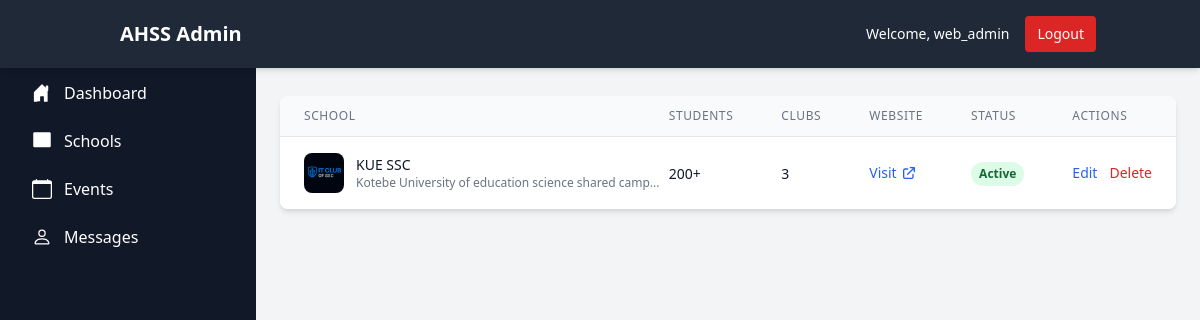
Page /admin/schools (signed in) on the committed database.
### tables this page shows
CREATE TABLE schools
                (id INTEGER PRIMARY KEY AUTOINCREMENT,
                name TEXT NOT NULL,
                description TEXT NOT NULL,
                logo_filename TEXT,
                website_link TEXT,
                students_count INTEGER DEFAULT 0,
                active_clubs INTEGER DEFAULT 0,
                is_active BOOLEAN DEFAULT 1,
                created_at TIMESTAMP DEFAULT CURRENT_TIMESTAMP,
                updated_at TIMESTAMP DEFAULT CURRENT_TIMESTAMP);

### app.py (the view)
@app.route('/admin/schools')
@admin_required
def admin_schools():
    conn = get_db_connection()
    schools = conn.execute('SELECT * FROM schools ORDER BY created_at DESC').fetchall()
    conn.close()
    return render_template('admin/schools.html', schools=schools)

### app.py (called while the page is built)
def get_db_connection():
    conn = sqlite3.connect('site.db')
    conn.row_factory = sqlite3.Row
    return conn

def admin_required(f):
    @wraps(f)
    def decorated_function(*args, **kwargs):
        if 'admin_logged_in' not in session:
            return redirect(url_for('admin_login'))
        return f(*args, **kwargs)
    return decorated_function

### templates/admin/schools.html (shortened to what this page needs)
<!DOCTYPE html>
<html lang="en">
<head>
    <script src="https://cdn.tailwindcss.com"></script>
</head>
<body class="bg-gray-100">
    {% include 'admin/include/header.html' %}
    <div class="flex">
        {% include 'admin/include/sidebar.html' %}
        <main class="lg:ml-64 flex-1 p-6">
            <div class="max-w-7xl mx-auto">
                <div class="flex justify-between items-center mb-8">
                    <h1 class="text-3xl font-bold text-gray-800">Manage Schools</h1>
                    <a href="{{ url_for('new_school') }}"
                       class="bg-blue-600 hover:bg-blue-700 text-white px-4 py-2 rounded-lg font-medium transition duration-200">
                    </a>
                </div>
                <div class="bg-white rounded-lg shadow-md overflow-hidden">
                    <div class="overflow-x-auto">
                        <table class="min-w-full divide-y divide-gray-200">
                            <thead class="bg-gray-50">
                                <tr>
                                    <th class="px-6 py-3 text-left text-xs font-medium text-gray-500 uppercase tracking-wider">School</th>
                                    <th class="px-6 py-3 text-left text-xs font-medium text-gray-500 uppercase tracking-wider">Students</th>
                                    <th class="px-6 py-3 text-left text-xs font-medium text-gray-500 uppercase tracking-wider">Clubs</th>
                                    <th class="px-6 py-3 text-left text-xs font-medium text-gray-500 uppercase tracking-wider">Website</th>
                                    <th class="px-6 py-3 text-left text-xs font-medium text-gray-500 uppercase tracking-wider">Status</th>
                                    <th class="px-6 py-3 text-left text-xs font-medium text-gray-500 uppercase tracking-wider">Actions</th>
                                </tr>
                            </thead>
                            <tbody class="bg-white divide-y divide-gray-200">
                                {% for school in schools %}
                                <tr class="hover:bg-gray-50">
                                    <td class="px-6 py-4 whitespace-nowrap">
                                        <div class="flex items-center">
                                            {% if school.logo_filename %}
                                            <img src="{{ url_for('static', filename='uploads/schools/' + school.logo_filename) }}"
                                                 alt="{{ school.name }} logo"
                                                 class="w-10 h-10 object-cover rounded-lg mr-3">
                                            {% else %}
                                            <div class="w-10 h-10 bg-gray-200 rounded-lg flex items-center justify-center mr-3">
                                                <span class="text-gray-500 text-sm">🏫</span>
                                            </div>
                                            {% endif %}
                                            <div>
                                                <div class="text-sm font-medium text-gray-900">{{ school.name }}</div>
                                                <div class="text-xs text-gray-500 truncate max-w-xs">{{ school.description[:50] }}...</div>
                                            </div>
                                        </div>
                                    </td>
                                    <td class="px-6 py-4 whitespace-nowrap">
                                        <span class="text-sm text-gray-900">{{ school.students_count }}+</span>
                                    </td>
                                    <td class="px-6 py-4 whitespace-nowrap">
                                        <span class="text-sm text-gray-900">{{ school.active_clubs }}</span>
                                    </td>
                                    <td class="px-6 py-4 whitespace-nowrap">
                                        {% if school.website_link %}
                                        <a href="{{ school.website_link }}" target="_blank"
                                           class="text-blue-600 hover:text-blue-900 text-sm flex items-center">
                                            <span>Visit</span>
                                            <svg class="w-4 h-4 ml-1" fill="none" stroke="currentColor" viewBox="0 0 24 24">
                                                <path stroke-linecap="round" stroke-linejoin="round" stroke-width="2" d="M10 6H6a2 2 0 00-2 2v10a2 2 0 002 2h10a2 2 0 002-2v-4M14 4h6m0 0v6m0-6L10 14"></path>
                                            </svg>
                                        </a>
                                        {% else %}
                                        <span class="text-gray-400 text-sm">—</span>
                                        {% endif %}
                                    </td>
                                    <td class="px-6 py-4 whitespace-nowrap">
                                        {% if school.is_active %}
                                            <span class="inline-flex px-2 py-1 text-xs font-semibold rounded-full bg-green-100 text-green-800">
                                                Active
                                            </span>
                                        {% else %}
                                            <span class="inline-flex px-2 py-1 text-xs font-semibold rounded-full bg-red-100 text-red-800">
                                                Inactive
                                            </span>
                                        {% endif %}
                                    </td>
                                    <td class="px-6 py-4 whitespace-nowrap text-sm font-medium">
                                        <div class="flex space-x-3">
                                            <a href="{{ url_for('edit_school', school_id=school.id) }}"
                                               class="text-blue-600 hover:text-blue-900">Edit</a>
                                            <a href="{{ url_for('delete_school', school_id=school.id) }}"
                                               onclick="return confirm('Are you sure you want to delete this school?')"
                                               class="text-red-600 hover:text-red-900">Delete</a>
                                        </div>
                                    </td>
                                </tr>
                                {% else %}
                                <tr>
                                    <td colspan="6" class="px-6 py-4 text-center text-sm text-gray-500">
                                        No schools found.
                                    </td>
                                </tr>
                                {% endfor %}
                            </tbody>
                        </table>
                    </div>
                </div>
            </div>
        </main>
    </div>
</body>
</html>

### templates/admin/include/header.html (shortened to what this page needs)
<header class="bg-gray-800 text-white shadow-md fixed top-0 left-0 right-0 z-50">
    <nav class="container mx-auto px-4 py-4">
        <div class="flex justify-between items-center">
            <div class="flex items-center space-x-4">
                <a href="{{ url_for('admin_dashboard') }}" class="text-xl font-bold">AHSS Admin</a>
            </div>
            <div class="flex items-center space-x-4">
                <span class="text-sm">Welcome, {{ session.admin_username }}</span>
                <a href="{{ url_for('admin_logout') }}" class="bg-red-600 hover:bg-red-700 px-3 py-2 rounded text-sm transition duration-200">
                    Logout
                </a>
            </div>
        </div>
    </nav>
</header>

### templates/admin/include/sidebar.html (shortened to what this page needs)
<div class="fixed left-0 top-0 h-full w-64 bg-gray-900 text-white transform -translate-x-full lg:translate-x-0 transition-transform duration-300 z-40">
    <div class="p-4 border-b border-gray-700">
        <div class="flex justify-between items-center">
            <h5 class="font-semibold">Navigation</h5>
        </div>
    </div>
    <div class="p-4">
        <ul class="space-y-2">
            <li>
                <a href="{{ url_for('admin_dashboard') }}" class="flex items-center py-2 px-4 rounded hover:bg-gray-700 transition duration-200">
                    Dashboard
                </a>
            </li>
            <li>
                <a href="{{ url_for('admin_schools') }}" class="flex items-center py-2 px-4 rounded hover:bg-gray-700 transition duration-200">
                    Schools
                </a>
            </li>
            <li>
                <a href="{{ url_for('admin_events') }}" class="flex items-center py-2 px-4 rounded hover:bg-gray-700 transition duration-200">
                    <svg class="w-5 h-5 mr-3" fill="currentColor" viewBox="0 0 16 16">
                        <path d="M3.5 0a.5.5 0 0 1 .5.5V1h8V.5a.5.5 0 0 1 1 0V1h1a2 2 0 0 1 2 2v11a2 2 0 0 1-2 2H2a2 2 0 0 1-2-2V3a2 2 0 0 1 2-2h1V.5a.5.5 0 0 1 .5-.5zM1 4v10a1 1 0 0 0 1 1h12a1 1 0 0 0 1-1V4H1z"/>
                    </svg>
                    Events
                </a>
            </li>
            <li>
                <a href="{{ url_for('admin_messages') }}" class="flex items-center py-2 px-4 rounded hover:bg-gray-700 transition duration-200">
                    Messages
                </a>
            </li>
        </ul>
    </div>
</div>

### rows in the picture
schools: logo_filename (picture), name "KUE SSC", description "Kotebe University of education science shared camp", students_count "200", active_clubs "3", is_active "Active"

### other values in the picture
{{ session.admin_username }} "web_admin"
